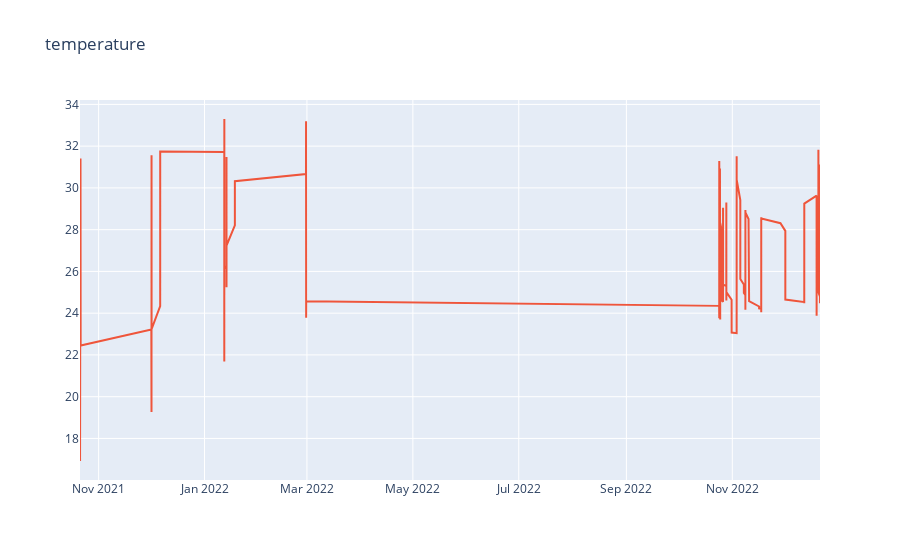

The notebook cell saved with this chart:
### Code cell
interactive_plot(data, 'temperature', data.index, 'temperature')

### Figure 1 — Plotly figure (JSON) as saved in the notebook; plotly's stock layout.template omitted (floating-point values rounded to 4 significant figures; data arrays with more than 128 entries replaced by an {"elided": "..."} marker saying what was removed)
{"data": [{"hovertemplate": "<extra></extra>", "legendgroup": "", "line": {"color": "#636efa", "dash": "solid"}, "marker": {"symbol": "circle"}, "mode": "lines", "name": "", "orientation": "v", "showlegend": false, "type": "scatter", "xaxis": "x", "yaxis": "y"}, {"name": "temperature", "type": "scatter", "x": {"elided": "2059 str values"}, "y": {"elided": "2059 float values"}}], "layout": {"legend": {"tracegroupgap": 0}, "title": {"text": "temperature"}, "xaxis": {"anchor": "y", "domain": [0, 1]}, "yaxis": {"anchor": "x", "domain": [0, 1]}}}
